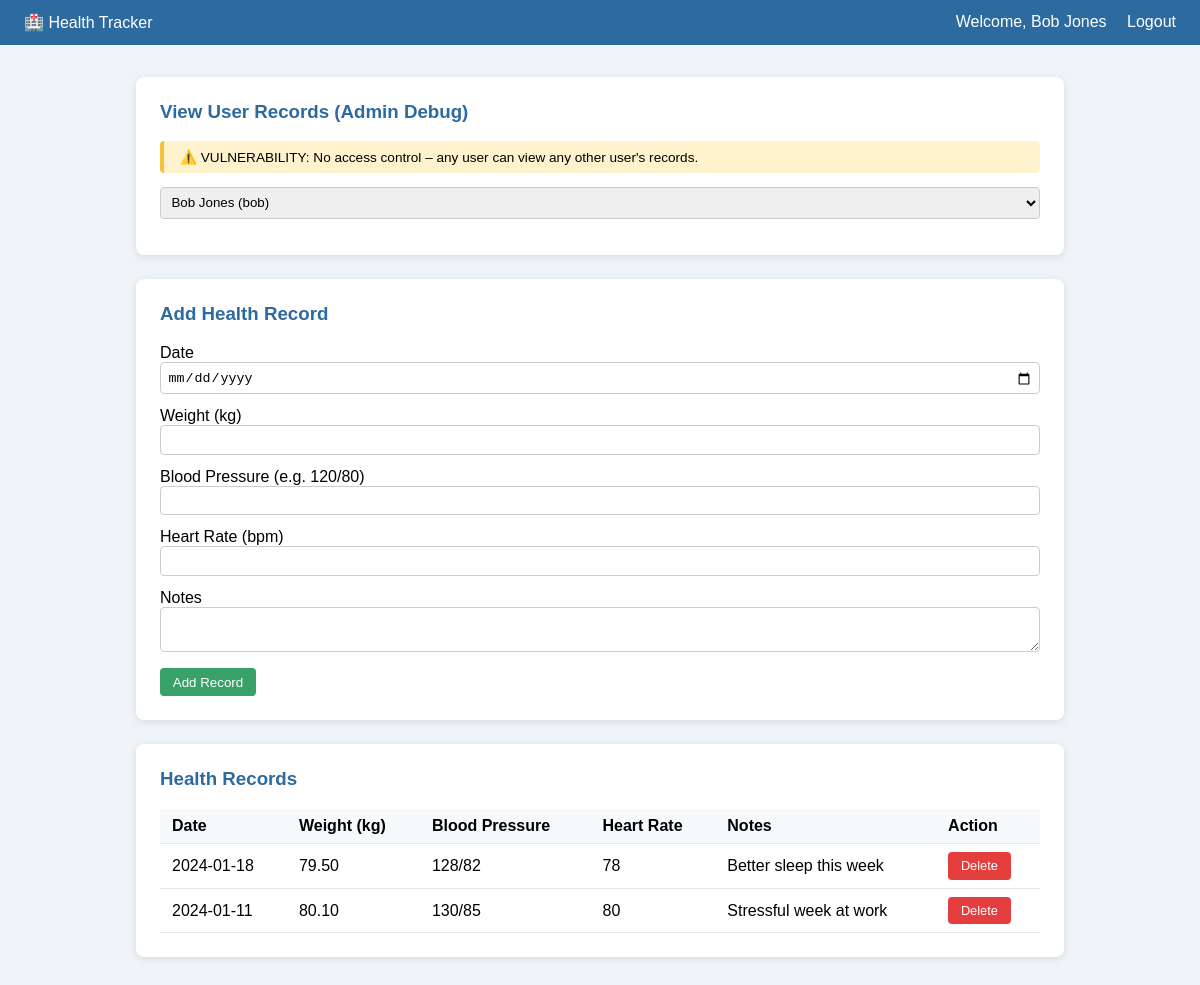
The app's page /dashboard.php (signed in) with its own data.
### tables this page shows
CREATE TABLE health_records (
    id              INT AUTO_INCREMENT PRIMARY KEY,
    user_id         INT          NOT NULL,
    record_date     DATE         NOT NULL,
    weight_kg       DECIMAL(5,2),
    blood_pressure  VARCHAR(20),           
    heart_rate      INT,
    notes           TEXT,
    created_at      TIMESTAMP DEFAULT CURRENT_TIMESTAMP,
    FOREIGN KEY (user_id) REFERENCES users(id) ON DELETE CASCADE
);

### dashboard.php (the view, shortened to what this page needs)
<?php
require_once 'config.php';
$current_user_id = $_SESSION['user_id'];
$view_user_id = isset($_GET['view_user']) ? (int)$_GET['view_user'] : $current_user_id;
$sql     = "SELECT * FROM health_records WHERE user_id = $view_user_id ORDER BY record_date DESC";
$result  = mysqli_query($conn, $sql);
$records = [];
while ($row = mysqli_fetch_assoc($result)) {
    $records[] = $row;
}
$users_result = mysqli_query($conn, "SELECT id, username, full_name FROM users");
$users = [];
while ($u = mysqli_fetch_assoc($users_result)) {
    $users[] = $u;
}
?>
<!DOCTYPE html>
<html lang="en">
<head>
</head>
<body>
<nav>
  <span>🏥 Health Tracker</span>
  <div>
    Welcome, <?= $_SESSION['full_name']  ?>
    <a href="logout.php">Logout</a>
  </div>
</nav>
<div class="container">
  <div class="card">
    <h3>View User Records (Admin Debug)</h3>
    <p class="warning">⚠️ VULNERABILITY: No access control – any user can view any other user's records.</p>
    <form method="GET">
      <select name="view_user" onchange="this.form.submit()">
        <?php foreach ($users as $u): ?>
          <option value="<?= $u['id'] ?>" <?= $u['id'] == $view_user_id ? 'selected' : '' ?>>
            <?= $u['full_name'] ?> (<?= $u['username'] ?>)
          </option>
        <?php endforeach; ?>
      </select>
    </form>
  </div>
  <div class="card">
    <h3>Add Health Record</h3>
    <form method="POST">
      <label>Date</label>
      <input type="date" name="record_date" required>
      <label>Weight (kg)</label>
      <input type="number" step="0.1" name="weight_kg">
      <label>Blood Pressure (e.g. 120/80)</label>
      <input type="text" name="blood_pressure">
      <label>Heart Rate (bpm)</label>
      <input type="number" name="heart_rate">
      <label>Notes</label>
      <textarea name="notes" rows="2"></textarea>
      <button type="submit" class="btn btn-add">Add Record</button>
    </form>
  </div>
  <div class="card">
    <h3>Health Records</h3>
    <?php if (empty($records)): ?>
      <p>No records found.</p>
    <?php else: ?>
    <table>
      <tr><th>Date</th><th>Weight (kg)</th><th>Blood Pressure</th><th>Heart Rate</th><th>Notes</th><th>Action</th></tr>
      <?php foreach ($records as $r): ?>
      <tr>
        <td><?= $r['record_date'] ?></td>
        <td><?= $r['weight_kg'] ?></td>
        <td><?= $r['blood_pressure'] ?></td>
        <td><?= $r['heart_rate'] ?></td>
        <td><?= $r['notes'] ?></td>
        <td>
          <form method="POST" style="margin:0">
            <button class="btn btn-del">Delete</button>
          </form>
        </td>
      </tr>
      <?php endforeach; ?>
    </table>
    <?php endif; ?>
  </div>
</div>
</body>
</html>

### dashboard.php (style rules this page uses)
* { box-sizing: border-box; }
body { font-family: Arial, sans-serif; background:#f0f4f8; margin:0; }
nav { background:#2d6a9f; color:#fff; padding:.8rem 1.5rem; display:flex; justify-content:space-between; align-items:center; }
nav a { color:#fff; text-decoration:none; margin-left:1rem; }
.container { max-width:960px; margin:2rem auto; padding:0 1rem; }
.card { background:#fff; padding:1.5rem; border-radius:8px; box-shadow:0 2px 8px rgba(0,0,0,.1); margin-bottom:1.5rem; }
h3 { margin-top:0; color:#2d6a9f; }
table { width:100%; border-collapse:collapse; }
th, td { text-align:left; padding:.5rem .75rem; border-bottom:1px solid #e2e8f0; }
th { background:#f7fafc; font-weight:600; }
input, textarea, select { width:100%; padding:.4rem; border:1px solid #ccc; border-radius:4px; margin-bottom:.8rem; }
.btn { padding:.4rem .8rem; border:none; border-radius:4px; cursor:pointer; color:#fff; }
.btn-add { background:#38a169; }
.btn-del { background:#e53e3e; font-size:.8rem; }
.warning { background:#fff3cd; padding:.5rem 1rem; border-radius:4px; border-left:4px solid #f6c23e; font-size:.85rem; }

### records on screen
health_records: record_date "2024-01-18", weight_kg "79.50", blood_pressure "128/82", heart_rate "78", notes "Better sleep this week"
health_records: record_date "2024-01-11", weight_kg "80.10", blood_pressure "130/85", heart_rate "80", notes "Stressful week at work"

### other values on screen
$_SESSION['full_name'] "Bob Jones"
form field view_user "Bob Jones (bob)"
